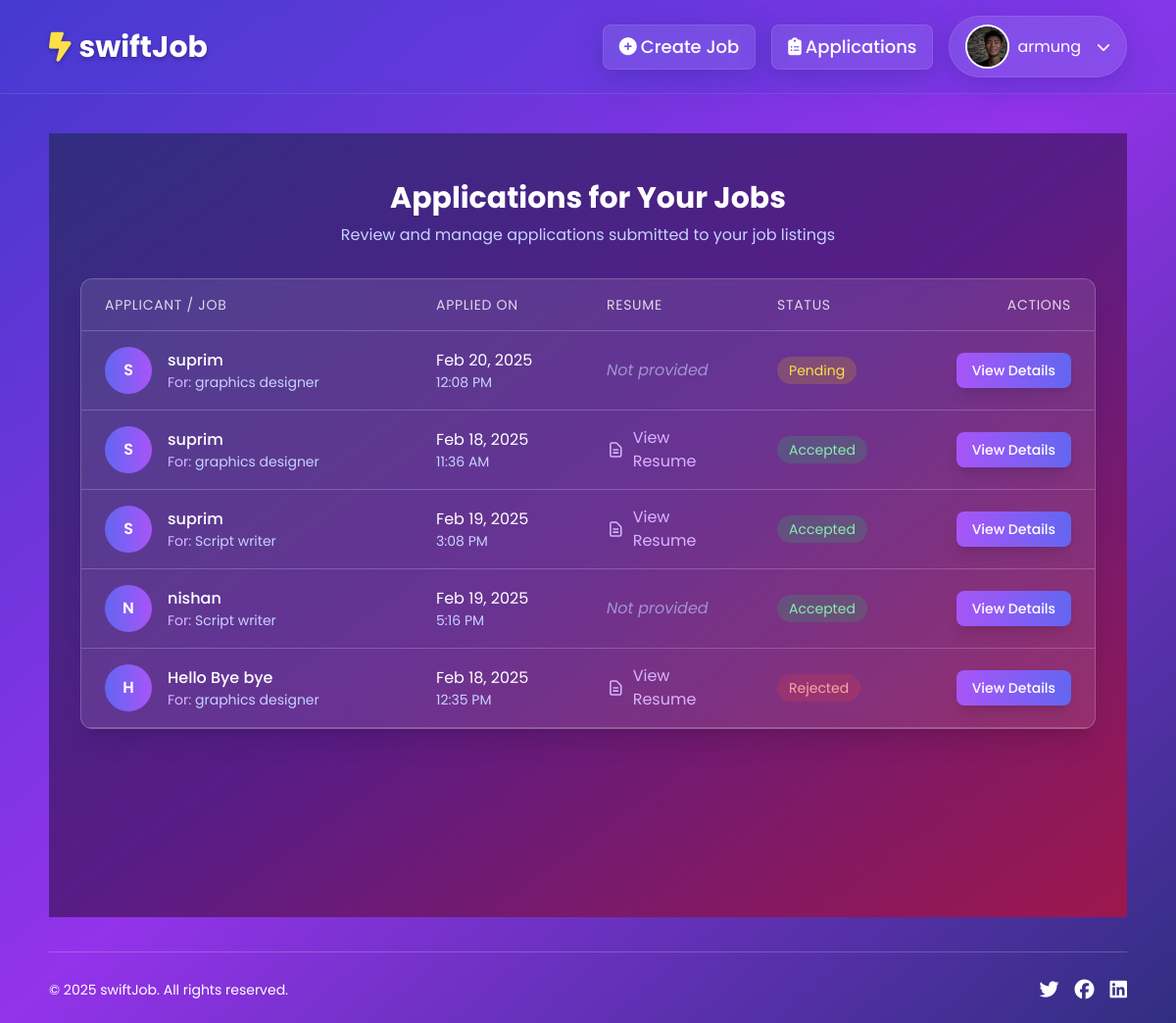
/application/applications/ (signed in), run on the app's committed database.
### accounts/models.py (models this page shows, shortened)
class Profile(models.Model):
    JOB_SEEKER = 'job_seeker'
    JOB_CREATOR = 'job_creator'
    ROLE_CHOICES = [
        (JOB_SEEKER, 'Job Seeker'),
        (JOB_CREATOR, 'Job Creator'),
    ]
    user = models.OneToOneField(User, on_delete=models.CASCADE)
    profile_picture = models.ImageField(upload_to='profile_pics/', null=True, blank=True, default='images/default.webp')
    role = models.CharField(max_length=20, choices=ROLE_CHOICES, default=JOB_SEEKER)

### application/models.py (models this page shows, shortened)
class Apply(models.Model):
    STATUS_CHOICES = [
        ('in_progress', 'In Progress'),
        ('accepted', 'Accepted'),
        ('rejected', 'Rejected')
    ]
    job = models.ForeignKey(JobCreation, on_delete=models.CASCADE)
    applicant = models.ForeignKey(User,on_delete=models.CASCADE)
    cover_letter = models.TextField()
    resume = models.FileField(upload_to='resume/',null=True,blank=True)
    date_applied = models.DateTimeField(auto_now_add=True)
    status = models.CharField(max_length=20, choices=STATUS_CHOICES, default='in_progress')

### job/models.py (models this page shows, shortened)
class JobCreation(models.Model):
    job_creator = models.ForeignKey(User, on_delete=models.CASCADE)
    job_title = models.CharField(max_length=200)
    category = models.ForeignKey(Category, on_delete=models.CASCADE)
    job_description = models.TextField()
    min_price = models.IntegerField(validators=[MinValueValidator(0)],default=0)
    max_price = models.IntegerField(validators=[MinValueValidator(0)])
    min_time = models.IntegerField(validators=[MinValueValidator(0)])
    max_time = models.IntegerField(validators=[MinValueValidator(0)])
    location = models.CharField(max_length=50,null=True,blank=True)
    required_skills = models.ManyToManyField(Skill)
    experience = models.ForeignKey(Experience, on_delete=models.SET_NULL,null=True,blank=True)
    created_at = models.DateTimeField(auto_now_add=True)
    slug = models.SlugField(unique=True,null=True,blank=True)

### application/views.py (the view)
# urls.py: path('applications/',views.application_view,name='applications') ,
@login_required
def application_view(request):
    jobs = JobCreation.objects.filter(job_creator=request.user)
    applications = Apply.objects.filter(job__in=jobs).annotate(
        status_order=Case(
            When(status='in_progress', then=Value(1)),
            When(status='accepted', then=Value(2)),
            When(status='rejected', then=Value(3)),
            output_field=IntegerField(),
        )
    ).order_by('status_order')
    context = {
        'applications':applications
    }
    return render(request,'application/application.html',context)

### application/templates/application/application.html (shortened to what this page needs)
{% extends 'base.html' %}
{% load static %}
{% block content %}
<div class="min-h-screen bg-gradient-to-br from-indigo-900 via-purple-900 to-pink-800 py-12 px-4 sm:px-6 lg:px-8">
    <div class="max-w-6xl mx-auto">
        <div class="mb-8 text-center">
            <h1 class="text-3xl font-bold text-white mb-2">Applications for Your Jobs</h1>
            <p class="text-indigo-200">Review and manage applications submitted to your job listings</p>
        </div>
        {% if applications %}
            <div class="backdrop-blur-md bg-white/10 rounded-xl shadow-xl overflow-hidden border border-white/20">
                <div class="hidden md:flex text-sm text-white/80 uppercase tracking-wider border-b border-white/20">
                    <div class="w-2/5 px-6 py-4">Applicant / Job</div>
                    <div class="w-1/5 px-6 py-4">Applied On</div>
                    <div class="w-1/5 px-6 py-4">Resume</div>
                    <div class="w-1/5 px-6 py-4">Status</div>
                    <div class="w-1/5 px-6 py-4 text-right">Actions</div>
                </div>
                {% for application in applications %}
                <div class="border-b border-white/20 hover:bg-white/5 transition duration-150">
                    <div class="hidden md:flex items-center py-4">
                        <div class="w-2/5 px-6">
                            <div class="flex items-center">
                                <div class="flex-shrink-0 h-12 w-12 rounded-full bg-gradient-to-r from-indigo-500 to-purple-500 flex items-center justify-center text-white font-semibold">
                                    {{ application.applicant.username|first|upper }}
                                </div>
                                <div class="ml-4">
                                    <div class="font-medium text-white">{{ application.applicant.get_full_name|default:application.applicant.username }}</div>
                                    <div class="text-sm text-indigo-200">
                                        <span class="text-purple-300">For:</span> {{ application.job.job_title }}
                                    </div>
                                </div>
                            </div>
                        </div>
                        <div class="w-1/5 px-6">
                            <div class="text-white">{{ application.date_applied|date:"M d, Y" }}</div>
                            <div class="text-sm text-indigo-200">{{ application.date_applied|time:"g:i A" }}</div>
                        </div>
                        <div class="w-1/5 px-6">
                            {% if application.resume %}
                                <a href="{{ application.resume.url }}" target="_blank" class="text-purple-300 hover:text-purple-200 flex items-center group">
                                    View Resume
                                </a>
                            {% else %}
                                <span class="text-indigo-200/60 italic">Not provided</span>
                            {% endif %}
                        </div>
                        <div class="w-1/5 px-6">
                            {% if application.status == 'in_progress' %}
                                <span class="bg-yellow-500 bg-opacity-20 text-yellow-300 text-sm px-3 py-1 rounded-full">Pending</span>
                            {% elif application.status == 'reviewing' %}
                                <span class="bg-blue-500 bg-opacity-20 text-blue-300 text-sm px-3 py-1 rounded-full">Reviewing</span>
                            {% elif application.status == 'accepted' %}
                                <span class="bg-green-500 bg-opacity-20 text-green-300 text-sm px-3 py-1 rounded-full">Accepted</span>
                            {% elif application.status == 'rejected' %}
                                <span class="bg-red-500 bg-opacity-20 text-red-300 text-sm px-3 py-1 rounded-full">Rejected</span>
                            {% endif %}
                        </div>
                        <div class="w-1/5 px-6 text-right">
                            <a href="{% url 'application:application-detail' application.id %}"
                               class="inline-flex items-center px-4 py-2 rounded-lg bg-gradient-to-r from-purple-500 to-indigo-500 hover:from-purple-600 hover:to-indigo-600 text-white text-sm font-medium transition-all duration-200 hover:scale-105 shadow-lg hover:shadow-purple-500/25">
                                View Details
                            </a>
                        </div>
                    </div>
                </div>
                {% endfor %}
            </div>
        {% endif %}
    </div>
</div>
{% endblock %}

### templates/base.html (shortened to what this page needs)
{% load static tailwind_tags %}
{% load static %}
<!DOCTYPE html>
<html lang="en">
<head>
    <link rel="stylesheet" href="https://cdnjs.cloudflare.com/ajax/libs/font-awesome/6.7.2/css/all.min.css" />
    {% tailwind_css %}
    <link rel="stylesheet" href="{% static "css/style.css" %}">
</head>
<body class="font-['Poppins',sans-serif] bg-gradient-to-br from-indigo-700 via-purple-600 to-indigo-900 min-h-screen relative overflow-x-hidden">
    <header class="text-white sticky top-0 z-50">
        <nav class="navbar-blur flex justify-between py-4 px-5 md:px-[50px] xs-px-2 xs-py-2 lg:max-w-screen-xl mx-auto w-full transition-all duration-300">
            <a href="{% if request.user.is_authenticated and request.user.profile.role == 'job_creator' %} {% url "job:job-creator" %} {% elif request.user.is_authenticated and request.user.profile.role == 'job_seeker'  %}{% url "job:job-seeker" %} {% else %} / {% endif %}" class="text-2xl font-bold md:text-3xl xs-text-lg flex items-center text-shadow">
                <i class="fa-solid fa-bolt-lightning mr-2 text-yellow-300"></i>swiftJob
            </a>
            {% if request.user.is_authenticated %}
            <div class="flex gap-4 xs-gap-3 items-center relative">
                {% if request.user.profile.role == 'job_creator' %}
                <a href="{% url "job:job-creation-form" %}" class="glass-effect md:font-medium md:text-lg xs-text-sm md:hover:text-yellow-300 md:transition-all duration-300 ease-in-out py-2 px-5 md:px-4 xs-px-3 xs-py-2 rounded-lg hidden md:flex md:items-center hover-scale">
                    <i class="fa-solid fa-plus-circle mr-1"></i> <span class="max-xs:hidden">Create Job</span>
                </a>
                <a href="{% url "application:applications" %}" class="glass-effect md:font-medium md:text-lg xs-text-sm md:hover:text-yellow-300 md:transition-all duration-300 ease-in-out py-2 px-5 md:px-4 xs-px-3 xs-py-2 rounded-lg hidden md:flex md:items-center hover-scale">
                    <i class="fa-solid fa-clipboard-list mr-1"></i> <span class="max-xs:hidden">Applications</span>
                </a>
                {% endif %}
                <div id="profile" class="flex items-center gap-4 xs-gap-2 glass-effect py-2 px-4 xs-px-3 xs-py-2 rounded-full hover-scale transition-all duration-300 cursor-pointer">
                    <span class="flex gap-2 items-center">
                        {% if user.profile.profile_picture %}
                        <img src="{{user.profile.profile_picture.url}}" alt="" class="h-[45px] w-[45px] xs-h-8 xs-w-8 rounded-full object-cover object-center border-2 border-white">
                        {% else %}
                        <img src="{% static "images/default.webp" %}" alt="" class="h-[45px] w-[45px] xs-h-8 xs-w-8 rounded-full object-contain object-center border-2 border-white">
                        {% endif %}
                        <p class="hidden md:block"> {{user.username}} </p>
                    </span>
                    <i class="fa-solid fa-chevron-down text-sm" id="dropdown-arrow"></i>
                </div>
            </div>
            {% endif %}
        </nav>
    </header>
    <main class="max-w-screen-xl mb-5  mx-auto px-5 md:px-[50px] xs-px-2 py-10 xs-py-5">
        {% block content %}{% endblock content %}
    </main>
    <footer class="mt-auto text-white py-6 xs-py-4 max-w-screen-xl mx-auto">
        <div class="max-w-screen-xl mx-auto px-5 md:px-[50px] xs-px-3 absolute bottom-0 w-full pb-5">
            <div class="flex flex-col md:flex-row justify-between items-center border-t border-white/20 pt-6 xs-pt-4">
                <div>
                    <p class="text-sm xs-text-xs">&copy; 2025 swiftJob. All rights reserved.</p>
                </div>
                <div class="flex gap-4 xs-gap-3 mt-4 md:mt-0">
                    <a href="#" class="text-white hover:text-yellow-300"><i class="fa-brands fa-twitter text-xl xs-text-lg"></i></a>
                    <a href="#" class="text-white hover:text-yellow-300"><i class="fa-brands fa-facebook text-xl xs-text-lg"></i></a>
                    <a href="#" class="text-white hover:text-yellow-300"><i class="fa-brands fa-linkedin text-xl xs-text-lg"></i></a>
                </div>
            </div>
        </div>
    </footer>
</body>
</html>

### templates/base.html (style rules this page uses)
.glass-effect { background: rgba(255, 255, 255, 0.1); backdrop-filter: blur(10px); border: 1px solid rgba(255, 255, 255, 0.1); box-shadow: 0 8px 32px 0 rgba(31, 38, 135, 0.3); }
.navbar-blur { backdrop-filter: blur(8px); background-color: rgba(79, 70, 229, 0.2); border-bottom: 1px solid rgba(255, 255, 255, 0.1); }
.text-shadow { text-shadow: 0px 2px 4px rgba(0, 0, 0, 0.3); }

### data on the page
Apply: applicant.username|first "S", applicant.get_full_name "suprim", job.job_title "graphics designer", date_applied "Feb 20, 2025", date_applied "12:08 PM", resume "Not provided", status "Pending"
Apply: applicant.username|first "S", applicant.get_full_name "suprim", job.job_title "graphics designer", date_applied "Feb 18, 2025", date_applied "11:36 AM", status "Accepted"
Apply: applicant.username|first "S", applicant.get_full_name "suprim", job.job_title "Script writer", date_applied "Feb 19, 2025", date_applied "3:08 PM", status "Accepted"
Apply: applicant.username|first "N", applicant.get_full_name "nishan", job.job_title "Script writer", date_applied "Feb 19, 2025", date_applied "5:16 PM", resume "Not provided", status "Accepted"
Apply: applicant.username|first "H", applicant.get_full_name "Hello Bye bye", job.job_title "graphics designer", date_applied "Feb 18, 2025", date_applied "12:35 PM", status "Rejected"

### other printed values
{{ user.username }} "armung"
